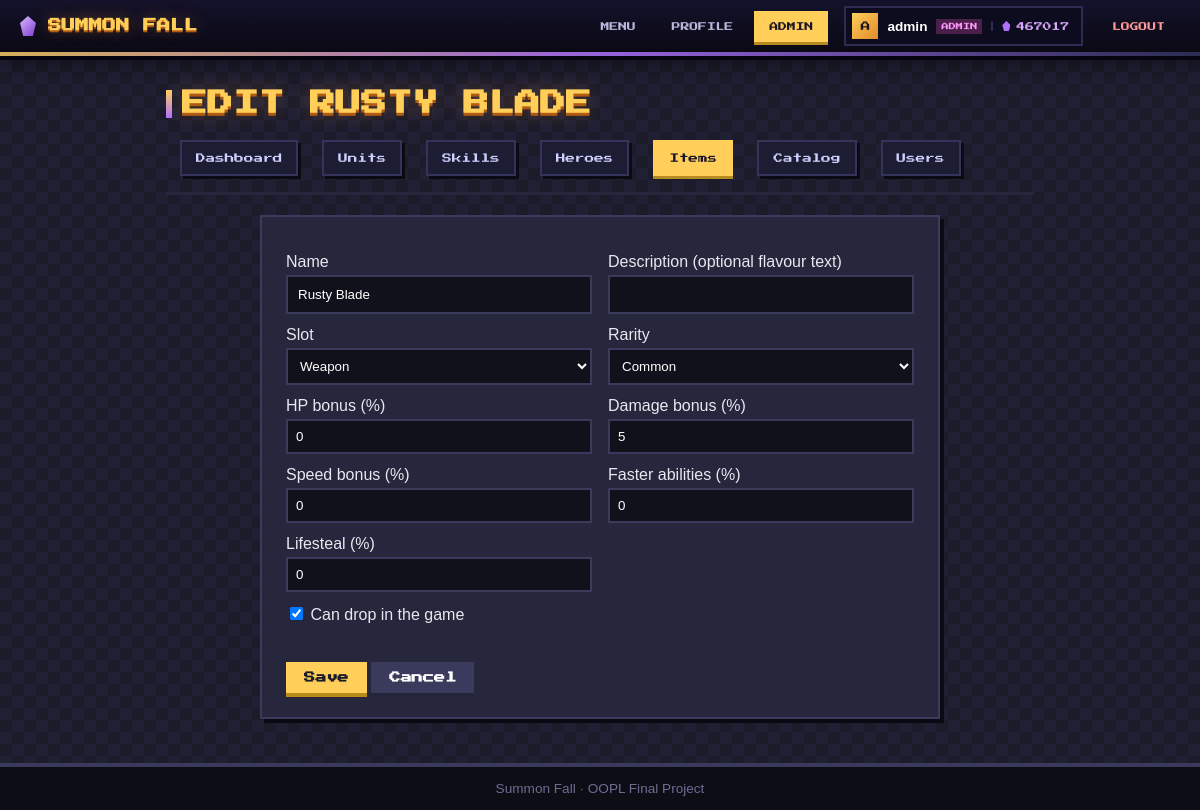
The page /views/admin/item_form.php?id=1 (signed in) on the database its author committed.
### tables this page shows
CREATE TABLE `users` (
  `id` int UNSIGNED NOT NULL,
  `username` varchar(30) NOT NULL,
  `email` varchar(100) NOT NULL,
  `password_hash` varchar(255) NOT NULL,
  `role` enum('admin','player') NOT NULL DEFAULT 'player',
  `souls` int UNSIGNED NOT NULL DEFAULT '0',
  `created_at` timestamp NULL DEFAULT CURRENT_TIMESTAMP
);

CREATE TABLE `items` (
  `id` int NOT NULL,
  `name` varchar(50) NOT NULL,
  `slot` enum('weapon','armor','trinket') NOT NULL,
  `rarity` enum('common','uncommon','rare','epic','legendary','mythical') NOT NULL,
  `description` varchar(255) NOT NULL DEFAULT '',
  `hp_pct` int NOT NULL DEFAULT '0',
  `damage_pct` int NOT NULL DEFAULT '0',
  `speed_pct` int NOT NULL DEFAULT '0',
  `cdr_pct` int NOT NULL DEFAULT '0',
  `lifesteal_pct` int NOT NULL DEFAULT '0',
  `is_active` tinyint(1) NOT NULL DEFAULT '1'
);

### classes/Auth.php (called while the page is built, shortened)
<?php
class Auth
{
    private static ?User $current = null;
    public static function user(): ?User
    {
        if (self::$current === null && isset($_SESSION['user_id'])) {
            self::$current = User::find((int) $_SESSION['user_id']);
        }
        return self::$current;
    }
    public static function check(): bool
    {
        return self::user() !== null;
    }
}

### classes/AdminUser.php (called while the page is built, shortened)
<?php
class AdminUser extends User
{
    public function getRole(): string { return 'admin'; }
    public function canManageContent(): bool { return true; }
}

### classes/User.php (called while the page is built, shortened)
<?php
abstract class User extends Model
{
    private string $username;
    private int $souls;
    public function __construct(string $username, string $email, string $passwordHash, int $souls = 0, ?int $id = null)
    {
        $this->souls = $souls;
    }
    public function getUsername(): string { return $this->username; }
    public function getSouls(): int { return $this->souls; }
    public function setUsername(string $username): void
    {
        $this->username = $username;
    }
}

### classes/Database.php (called while the page is built, shortened)
<?php
class Database
{
    private static ?Database $instance = null;
    private PDO $pdo;
    private function __construct()
    {
        $c = require BASE_PATH . '/config/database.php';
        $dsn = "mysql:host={$c['host']};dbname={$c['name']};charset={$c['charset']}";
        try {
            $this->pdo = new PDO($dsn, $c['user'], $c['pass'], [
                PDO::ATTR_ERRMODE            => PDO::ERRMODE_EXCEPTION,
                PDO::ATTR_DEFAULT_FETCH_MODE => PDO::FETCH_ASSOC,
                PDO::ATTR_EMULATE_PREPARES   => false,
            ]);
        } catch (PDOException $e) {
            throw new DatabaseException(DEBUG ? $e->getMessage() : 'Could not connect to the database.', 0, $e);
        }
    }
    public static function getInstance(): Database
    {
        if (self::$instance === null) {
            self::$instance = new Database();
        }
        return self::$instance;
    }
    public function query(string $sql, array $params = []): PDOStatement
    {
        try {
            $stmt = $this->pdo->prepare($sql);
            $stmt->execute($params);
            return $stmt;
        } catch (PDOException $e) {
            throw new DatabaseException(DEBUG ? $e->getMessage() : 'A database error occurred.', 0, $e);
        }
    }
    public function fetchOne(string $sql, array $params = []): ?array
    {
        $row = $this->query($sql, $params)->fetch();
        return $row === false ? null : $row;
    }
}

### config/database.php (called while the page is built)
<?php
return [
    'host'    => 'localhost',
    'name'    => 'summon_fall',
    'user'    => 'root',
    'pass'    => '',
    'charset' => 'utf8mb4',
];

### classes/Model.php (called while the page is built, shortened)
<?php
abstract class Model implements Crudable
{
    protected static string $table = '';
    public static function find(int $id): ?static
    {
        $row = Database::getInstance()->fetchOne('SELECT * FROM ' . static::$table . ' WHERE id = ?', [$id]);
        return $row ? static::fromRow($row) : null;
    }
}

### includes/auth_check.php (called while the page is built, shortened)
<?php
require_once __DIR__ . '/autoload.php';
if (!Auth::check()) {
    header('Location: ' . BASE_URL . '/views/auth/login.php');
    exit;
}

### includes/admin_check.php (called while the page is built, shortened)
<?php
require_once __DIR__ . '/auth_check.php';

### includes/autoload.php (called while the page is built, shortened)
<?php
spl_autoload_register(function (string $class): void {
    $dirs = [BASE_PATH . '/classes/', BASE_PATH . '/classes/exceptions/'];
    foreach ($dirs as $dir) {
        $file = $dir . $class . '.php';
        if (is_file($file)) {
            return;
        }
    }
});

### classes/Item.php (called while the page is built, shortened)
<?php
class Item extends Model
{
    private string $name;
    private string $slot;
    private string $rarity;
    private string $description;
    private int $hpPct;
    private int $damagePct;
    private int $speedPct;
    private int $cdrPct;
    private int $lifestealPct;
    private bool $isActive;
    public function __construct(array $s, ?int $id = null)
    {
        $this->name = $s['name'];
        $this->slot = $s['slot'];
        $this->rarity = $s['rarity'];
        $this->description = $s['description'] ?? '';
        $this->hpPct = (int) ($s['hp_pct'] ?? 0);
        $this->damagePct = (int) ($s['damage_pct'] ?? 0);
        $this->speedPct = (int) ($s['speed_pct'] ?? 0);
        $this->cdrPct = (int) ($s['cdr_pct'] ?? 0);
        $this->lifestealPct = (int) ($s['lifesteal_pct'] ?? 0);
        $this->isActive = (bool) ($s['is_active'] ?? 1);
    }
    public function getName(): string { return $this->name; }
    public function getSlot(): string { return $this->slot; }
    public function getRarity(): string { return $this->rarity; }
    public function getDescription(): string { return $this->description; }
    public function isActive(): bool { return $this->isActive; }
    public function getHpPct(): int { return $this->hpPct; }
    public function getDamagePct(): int { return $this->damagePct; }
    public function getSpeedPct(): int { return $this->speedPct; }
    public function getCdrPct(): int { return $this->cdrPct; }
    public function getLifestealPct(): int { return $this->lifestealPct; }
    protected static function fromRow(array $row): static
    {
        return new static($row, (int) $row['id']);
    }
}

### includes/admin_helpers.php (called while the page is built, shortened)
<?php
function h($v): string
{
    return htmlspecialchars((string) $v, ENT_QUOTES, 'UTF-8');
}

### views/admin/item_form.php (the view, shortened to what this page needs)
<?php
require_once __DIR__ . '/../../includes/admin_check.php';
require_once __DIR__ . '/../../includes/admin_helpers.php';
$id = (int) ($_GET['id'] ?? 0);
$item = null;
if ($id > 0) {
    try {
        $item = Item::find($id);
    } catch (DatabaseException $e) {
        $item = null;
    }
}
$numeric = [
    'hp_pct'        => ['HP bonus (%)', 0, 200],
    'damage_pct'    => ['Damage bonus (%)', 0, 200],
    'speed_pct'     => ['Speed bonus (%)', 0, 100],
    'cdr_pct'       => ['Faster abilities (%)', 0, 60],
    'lifesteal_pct' => ['Lifesteal (%)', 0, 50],
];
if ($item) {
    $old = [
        'name' => $item->getName(), 'slot' => $item->getSlot(), 'rarity' => $item->getRarity(),
        'description' => $item->getDescription(), 'hp_pct' => $item->getHpPct(), 'damage_pct' => $item->getDamagePct(),
        'speed_pct' => $item->getSpeedPct(), 'cdr_pct' => $item->getCdrPct(), 'lifesteal_pct' => $item->getLifestealPct(),
        'is_active' => $item->isActive() ? 1 : 0,
    ];
} else {
    $old = [
        'name' => '', 'slot' => 'weapon', 'rarity' => 'common', 'description' => '', 'hp_pct' => 0,
        'damage_pct' => 5, 'speed_pct' => 0, 'cdr_pct' => 0, 'lifesteal_pct' => 0, 'is_active' => 1,
    ];
}
$errors = [];
$input = function (string $name, string $label, string $extra = '') use (&$old, &$errors) {
    ?>
    <div>
        <label for="<?= $name ?>"><?= h($label) ?></label>
        <input id="<?= $name ?>" name="<?= $name ?>" type="<?= $extra ? 'number' : 'text' ?>" <?= $extra ?> value="<?= h($old[$name] ?? '') ?>">
        <?php if (isset($errors[$name])): ?><span class="error"><?= h($errors[$name]) ?></span><?php endif; ?>
    </div>
    <?php
};
$select = function (string $name, string $label, array $options, string $current) use (&$errors) {
    ?>
    <div>
        <label for="<?= $name ?>"><?= h($label) ?></label>
        <select id="<?= $name ?>" name="<?= $name ?>">
            <?php foreach ($options as $value => $text): ?>
                <option value="<?= h($value) ?>" <?= (string) $value === $current ? 'selected' : '' ?>><?= h($text) ?></option>
            <?php endforeach; ?>
        </select>
        <?php if (isset($errors[$name])): ?><span class="error"><?= h($errors[$name]) ?></span><?php endif; ?>
    </div>
    <?php
};
require __DIR__ . '/../../includes/header.php';
?>
<h1><?= $item ? 'Edit ' . h($item->getName()) : 'New Item' ?></h1>
<?php require __DIR__ . '/../../includes/admin_nav.php'; ?>
<div class="card wide">
    <form class="form" method="post" novalidate>
        <div class="form-grid">
            <?php $input('name', 'Name'); ?>
            <?php $select('slot', 'Slot', array_combine(Item::SLOTS, array_map('ucfirst', Item::SLOTS)), (string) $old['slot']); ?>
            <?php foreach ($numeric as $field => [$label, $min, $max]) { $input($field, $label, 'min="' . $min . '" max="' . $max . '"'); } ?>
        </div>
        <label><input type="checkbox" name="is_active" value="1" <?= $old['is_active'] ? 'checked' : '' ?>> Can drop in the game</label>
        <br>
        <button class="btn" type="submit">Save</button>
        <a class="btn grey" href="items.php">Cancel</a>
    </form>
</div>
<?php require __DIR__ . '/../../includes/footer.php'; ?>

### includes/header.php (shortened to what this page needs)
<?php
require_once __DIR__ . '/autoload.php';
$navUser = Auth::user();
$cssVersion = @filemtime(BASE_PATH . '/assets/css/main.css') ?: 1;
?>
<!DOCTYPE html>
<html lang="en">
<head>
    <link rel="stylesheet" href="<?= BASE_URL ?>/assets/css/main.css?v=<?= $cssVersion ?>">
</head>
<body>
<?php
$navPage = basename($_SERVER['SCRIPT_NAME']);
$navActive = fn(string ...$files) => in_array($navPage, $files, true) ? ' on' : '';
?>
<header class="topbar">
    <a class="brand" href="<?= BASE_URL ?>/<?= $navUser ? 'views/menu.php' : 'index.php' ?>">
        <i class="brand-gem"></i><span>Summon Fall</span>
    </a>
    <nav class="topnav">
        <?php if ($navUser): ?>
            <a class="nl<?= $navActive('menu.php') ?>" href="<?= BASE_URL ?>/views/menu.php">Menu</a>
            <a class="nl<?= $navActive('profile.php') ?>" href="<?= BASE_URL ?>/views/profile.php">Profile</a>
            <?php if ($navUser->canManageContent()): ?>
                <a class="nl<?= str_contains($_SERVER['SCRIPT_NAME'], '/admin/') ? ' on' : '' ?>" href="<?= BASE_URL ?>/views/admin/dashboard.php">Admin</a>
            <?php endif; ?>
            <span class="nuser" title="<?= htmlspecialchars($navUser->getRole()) ?>">
                <b class="av"><?= htmlspecialchars(strtoupper(substr($navUser->getUsername(), 0, 1))) ?></b>
                <span class="nm"><?= htmlspecialchars($navUser->getUsername()) ?></span>
                <em class="rl <?= htmlspecialchars($navUser->getRole()) ?>"><?= htmlspecialchars($navUser->getRole()) ?></em>
                <span class="sl"><i class="gem"></i><?= (int) $navUser->getSouls() ?></span>
            </span>
            <a class="nl out" href="<?= BASE_URL ?>/views/auth/logout.php">Logout</a>
        <?php else: ?>
            <a class="nl<?= $navActive('login.php') ?>" href="<?= BASE_URL ?>/views/auth/login.php">Login</a>
            <a class="nl cta<?= $navActive('register.php') ?>" href="<?= BASE_URL ?>/views/auth/register.php">Register</a>
        <?php endif; ?>
    </nav>
</header>
<main class="container">

### rows shown on the page
users: username "A", username "admin", souls "467017"
items: name "RUSTY BLADE", name "Rusty Blade", slot "Weapon", rarity "Common", hp_pct "0", damage_pct "5", speed_pct "0", cdr_pct "0", lifesteal_pct "0", is_active "☑"

### other values the page prints
$navUser->getRole() "ADMIN"
$label "Dashboard"
$label "Units"
$label "Skills"
$label "Heroes"
$label "Items"
$label "Catalog"
$label "Users"
$label "Name Description (optional flavour text)"
$label "Slot Rarity"
$label "HP bonus (%)"
$label "Damage bonus (%)"
$label "Speed bonus (%)"
$label "Faster abilities (%)"
$label "Lifesteal (%)"
